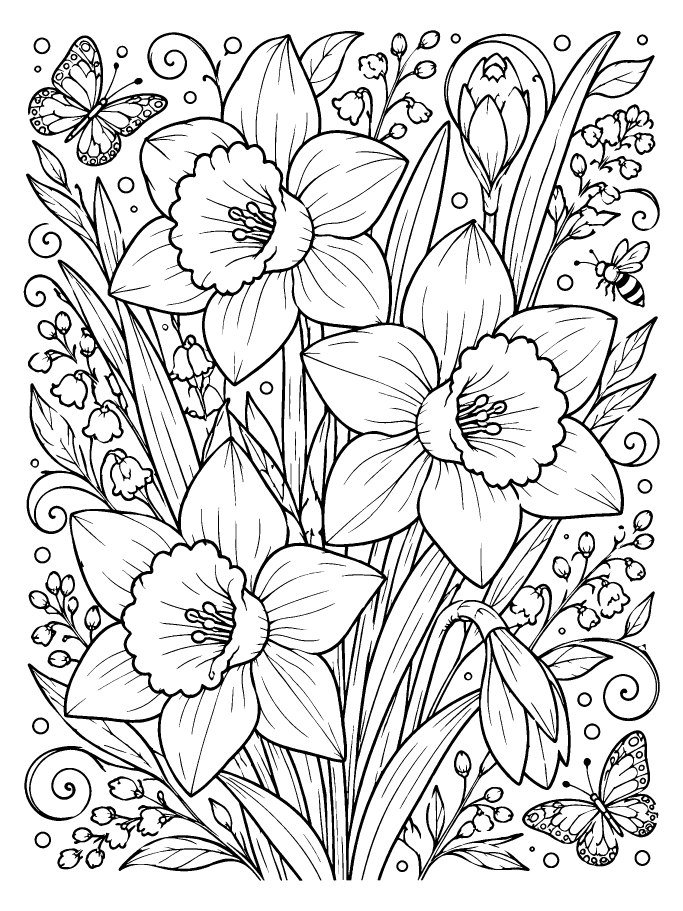
#> input picture pages/flowers/daffodils/daffodil.png, 2048 x 2732 px (shown at 1/3 size)
$ python -i import_pages.py   (imports and definitions only)
#> lines starting #> are read from the running program, lines starting #| are printed output that depends on the picture; after the words box and inside, x2 and y2 are one past the last pixel; in counts of white or black regions, pixels touching at a corner belong together
"""
import_pages.py - turns raw coloring page images into clean pages for the app.

HOW TO USE (see README.md for more):
  1. Put images in   import/<category>/<sub-category>/   e.g. import/Flowers/Roses/
  2. Double-click import-pages.bat   (or run:  python tools/import_pages.py)

For each image it:
  - makes the paper pure white and the lines solid black (no grey haze, no specks),
    with a thin smooth edge on the lines so curves aren't jagged (see EDGE_SOFTNESS)
  - trims empty margins and resizes it to the app's page size
  - thickens lines that are too thin and seals tiny diagonal leaks
  - saves it as a PNG in pages/<category>/<sub-category>/ with a clean name
  - adds it to pages/pages.js (creating the category/sub-category if needed)

Your original images are only READ, never changed, moved or deleted.
"""

import hashlib
import json
import os
import re
import sys
import unicodedata

try:
    import numpy as np
    from PIL import Image, ImageFilter, ImageOps
except ImportError:
    print("This tool needs Pillow and NumPy. Install them with:")
    print("    python -m pip install --user pillow numpy")
    sys.exit(1)

# ---------------------------------------------------------------- SETTINGS --
# Page size in pixels (portrait). Wide pictures get the sideways version.
PAGE_LONG = 2732
PAGE_SHORT = 2048
# Empty white border kept around the drawing, in pixels.
MARGIN = 64
# Black blobs smaller than this many pixels (on the final page) are removed as specks.
# Only blobs that touch nothing else count; dots on a line are part of the line.
# 150 is about a 14-pixel-wide dot. Raise it if specks survive, lower it if real dots
# (like tiny eyes or decorative dots) disappear.
SPECK_AREA = 150
# Lines are "too thin" when less than this share of their pixels is more than
# 1 pixel away from the edge of the line. Thin pages get thickened by 1 pixel per side.
THIN_LINE_RATIO = 0.25
MAX_THICKEN_STEPS = 2
# How soft the edges of the lines are, in pixels. Lines are always solid black through
# the middle; this only smooths their outer edge so curves don't look jagged when zoomed in.
#   0   = hard pixel edges (pure black and white, stair-steps visible when zoomed)
#   0.7 = a thin smooth edge (recommended)
#   1.2 = softer edges
EDGE_SOFTNESS = 0.7
# Skip images that are mostly dark (probably a photo or a colored picture, not line art).
MAX_INK_SHARE = 0.45
# How similar two pages must look to count as duplicates (0 = identical; bigger = looser).
DUPLICATE_DISTANCE = 12
# ----------------------------------------------------------------------------

IMAGE_TYPES = {".png", ".jpg", ".jpeg", ".webp"}

PROJECT = os.path.dirname(os.path.dirname(os.path.abspath(__file__)))
IMPORT_DIR = os.path.join(PROJECT, "import")
PAGES_DIR = os.path.join(PROJECT, "pages")
PAGES_JS = os.path.join(PAGES_DIR, "pages.js")
LOG_FILE = os.path.join(PROJECT, "tools", "import-log.json")
THUMBS_DIR = os.path.join(PROJECT, "thumbs")
THUMB_BOX = (420, 560)  # thumbnails fit inside this many pixels (sharp on the iPad's library cards)
THUMB_SHADES = 4        # shades of grey kept in thumbnails; fewer = smaller files


class Skip(Exception):
    """An image we can't (or shouldn't) import. The message says why."""


# ============================================================ IMAGE CLEANUP ==

def load_gray(path):
    """Opens an image as greyscale, with any see-through parts turned white."""
    try:
        with Image.open(path) as im:
            im = ImageOps.exif_transpose(im)  # phone photos: apply their rotation
            im.load()
    except Exception:
        raise Skip("couldn't be opened (damaged, or not really an image)")
    if im.mode in ("RGBA", "LA", "PA") or (im.mode == "P" and "transparency" in im.info):
        im = im.convert("RGBA")
        white = Image.new("RGBA", im.size, (255, 255, 255, 255))
        white.alpha_composite(im)
        im = white
    return im.convert("L")


def flatten_paper(gray):
    """Estimates the paper's brightness everywhere (ignoring the lines) and divides
    it out, so off-white, yellowed or unevenly lit paper becomes pure white."""
    w, h = gray.size
    small = gray.resize((max(1, w // 8), max(1, h // 8)), Image.BILINEAR)
    small = small.filter(ImageFilter.MaxFilter(7)).filter(ImageFilter.GaussianBlur(4))
    paper = np.asarray(small.resize((w, h), Image.BILINEAR), np.float32)
    # Where the "paper" looks dark, it's really a big black area, not paper: don't brighten it.
    paper = np.maximum(paper, 150)
    pixels = np.asarray(gray, np.float32)
    return np.clip(pixels / paper * 255, 0, 255).astype(np.uint8)


def ink_threshold(pixels):
    """Picks the brightness that best separates lines from paper (Otsu's method)."""
    hist = np.bincount(pixels.ravel(), minlength=256).astype(np.float64)
    levels = np.arange(256)
    w_dark = np.cumsum(hist)
    w_light = w_dark[-1] - w_dark
    sum_dark = np.cumsum(levels * hist)
    mean_dark = sum_dark / np.maximum(w_dark, 1)
    mean_light = (sum_dark[-1] - sum_dark) / np.maximum(w_light, 1)
    spread = w_dark * w_light * (mean_dark - mean_light) ** 2
    return int(min(max(np.argmax(spread), 100), 210))


def remove_specks(ink, max_area):
    """Removes connected black blobs smaller than max_area pixels.

    It looks at each row as a list of black "runs", joins runs that touch the
    runs in the row above (corners count), and adds up each group's size."""
    if max_area < 1:
        return ink
    h, w = ink.shape
    padded = np.zeros((h, w + 2), np.int8)
    padded[:, 1:-1] = ink
    edges = np.diff(padded, axis=1)
    run_row, run_start = np.nonzero(edges == 1)
    _, run_end = np.nonzero(edges == -1)
    n = len(run_row)
    if n == 0:
        return ink

    first_run_of_row = np.searchsorted(run_row, np.arange(h + 1)).tolist()
    starts = run_start.tolist()
    ends = run_end.tolist()
    parent = list(range(n))

    def root(x):
        while parent[x] != x:
            parent[x] = parent[parent[x]]
            x = parent[x]
        return x

    for r in range(1, h):
        i, i_stop = first_run_of_row[r - 1], first_run_of_row[r]
        j, j_stop = first_run_of_row[r], first_run_of_row[r + 1]
        while i < i_stop and j < j_stop:
            if starts[i] <= ends[j] and starts[j] <= ends[i]:  # touching, corners included
                a, b = root(i), root(j)
                if a != b:
                    parent[a] = b
            if ends[i] < ends[j]:
                i += 1
            else:
                j += 1

    roots = np.array([root(k) for k in range(n)])
    area = np.bincount(roots, weights=run_end - run_start, minlength=n)
    cleaned = ink.copy()
    for k in np.nonzero(area[roots] < max_area)[0]:
        cleaned[run_row[k], starts[k]:ends[k]] = False
    return cleaned


def seal_diagonal_leaks(ink):
    """Where two black pixels touch only at their corners, a fill could squeeze
    between them. Blacken one more pixel at each such spot to close it."""
    a = ink[:-1, :-1]
    b = ink[:-1, 1:]
    c = ink[1:, :-1]
    d = ink[1:, 1:]
    sealed = ink.copy()
    sealed[:-1, 1:] |= a & d & ~b & ~c  # "\" pattern: fill the top-right pixel
    sealed[:-1, :-1] |= b & c & ~a & ~d  # "/" pattern: fill the top-left pixel
    return sealed


def thicken_thin_lines(ink):
    """If most lines are only 1-2 pixels wide, grows every line by 1 pixel per side."""
    steps = 0
    for _ in range(MAX_THICKEN_STEPS):
        black = int(ink.sum())
        if black == 0:
            break
        img = Image.fromarray(np.where(ink, 0, 255).astype(np.uint8))
        core = np.asarray(img.filter(ImageFilter.MaxFilter(3))) == 0  # black left after shaving 1px off
        if core.sum() / black >= THIN_LINE_RATIO:
            break
        ink = np.asarray(img.filter(ImageFilter.MinFilter(3))) == 0  # grow lines by 1px
        steps += 1
    return ink, steps


def smooth_edges(ink):
    """Turns the black-and-white page into the final greyscale page: lines stay solid
    black through the middle, with a thin smooth edge so curves don't look jagged.

    Every line pixel stays darker than middle grey, and every paper pixel stays lighter,
    so tap-to-fill (which treats "darker than middle grey" as a line) sees exactly the
    same lines as the pure black-and-white version."""
    if EDGE_SOFTNESS <= 0:
        return Image.fromarray(np.where(ink, 0, 255).astype(np.uint8))
    hard = Image.fromarray(ink.astype(np.uint8) * 255)
    blurred = np.asarray(hard.filter(ImageFilter.GaussianBlur(EDGE_SOFTNESS)), np.float32) / 255
    darkness = np.clip((blurred - 0.5) * 2 + 0.5, 0, 1)  # steepen it: the soft part stays a thin band
    darkness = np.where(ink, np.maximum(darkness, 0.53), np.minimum(darkness, 0.47))
    return Image.fromarray(np.round(255 - darkness * 255).astype(np.uint8))


def clean_page(path):
    """Runs the whole cleanup. Returns (black & white page image, notes list)."""
#> called with path = '../pages/flowers/daffodils/daffodil.png'
    notes = []
    gray = load_gray(path)
#> in load_gray, im is the input picture: PIL image 2048x2732 L; min 0, max 255, mean 217.5
    w, h = gray.size
    if min(w, h) < 300:
        raise Skip(f"too small ({w}x{h} pixels); needs at least 300 on each side")
    if max(w, h) < 1200:
        notes.append(f"low resolution ({w}x{h}), may look soft")
    # Line art is mostly paper, so it's bright on average. Check before the paper is evened out,
    # which would brighten a dark photo too.
    original_dark = (np.asarray(gray) < 128).mean()
#> original_dark = 0.147
    if original_dark > MAX_INK_SHARE:
        raise Skip(f"mostly dark ({original_dark:.0%} dark), doesn't look like line art")

    pixels = flatten_paper(gray)
#> in flatten_paper, `small = gray.resize((max(1, w // 8), max(1, h // 8)), Image.BILINEAR)`:
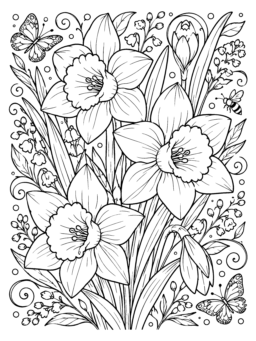
#> small: PIL image 256x341 L; min 0, max 255, mean 217.5
    cutoff = ink_threshold(pixels)
#> in ink_threshold, `hist = np.bincount(pixels.ravel(), minlength=256).astype(np.float64)`: hist = 256 values, max 4668936 at index 255, min 0 at index 1, mean 21856
#> in ink_threshold, `w_dark = np.cumsum(hist)`: w_dark = 256 values from 721214 to 5595136
#> in ink_threshold, `w_light = w_dark[-1] - w_dark`: w_light = 256 values, max 4873922 at index 0, min 0 at index 255, mean 4752791.7
#> in ink_threshold, `sum_dark = np.cumsum(levels * hist)`: sum_dark = 256 values from 0 to 1.22e+09
#> in ink_threshold, `mean_dark = sum_dark / np.maximum(w_dark, 1)`: mean_dark = 256 values from 0 to 217.5
#> in ink_threshold, `mean_light = (sum_dark[-1] - sum_dark) / np.maximum(w_light, 1)`: mean_light = 256 values, max 255 at index 254, min 0 at index 255, mean 253.1
#> in ink_threshold, `spread = w_dark * w_light * (mean_dark - mean_light) ** 2`: spread = 256 values, max 2.48e+17 at index 121, min 0 at index 255, mean 2.42e+17
#> cutoff = 121

    # Find where the drawing is (ignoring specks) so the empty margins can be trimmed.
    preview_scale = min(1.0, 1024 / max(w, h))
    preview = Image.fromarray(pixels).resize(
        (max(1, round(w * preview_scale)), max(1, round(h * preview_scale))), Image.BILINEAR)
    preview_ink = np.asarray(preview) < cutoff
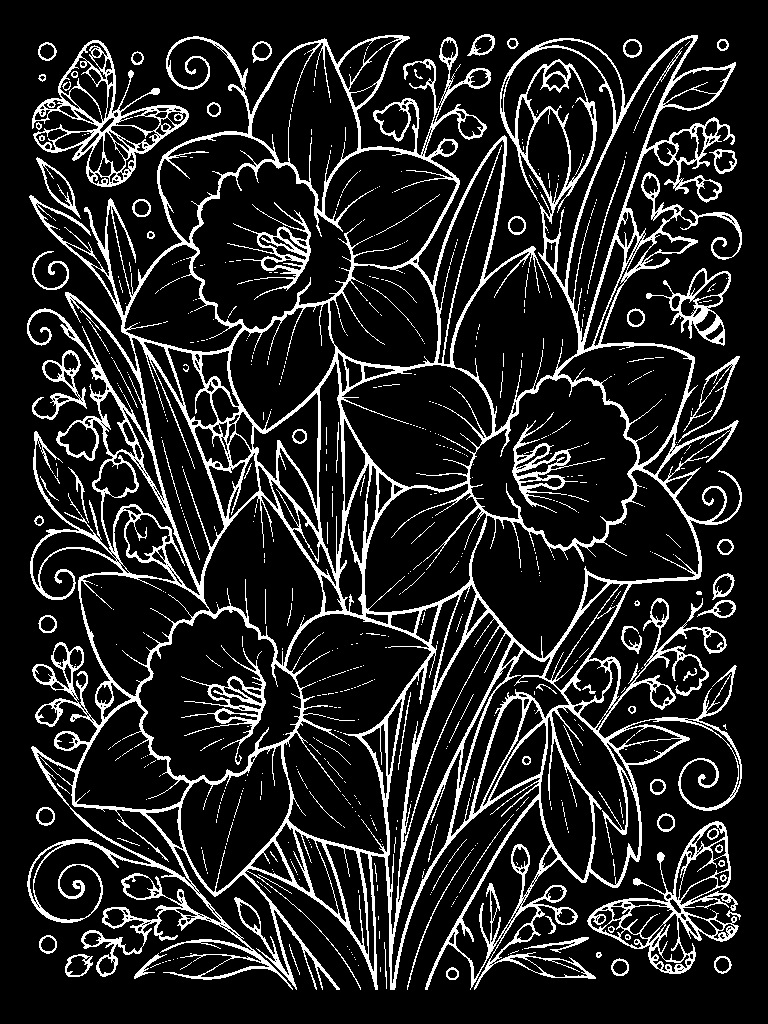
#> preview_ink: shape (1024, 768) bool; 14.2% white in thin lines or dots, all inside (x1, y1, x2, y2) = (27, 34, 742, 990)
    share = preview_ink.mean()
#> share = 0.142
    if share > MAX_INK_SHARE:
        raise Skip(f"mostly dark ({share:.0%} black), doesn't look like line art")
    preview_ink = remove_specks(preview_ink, SPECK_AREA * (1024 / PAGE_LONG) ** 2 + 1)
#> in remove_specks, `n = len(run_row)`: n = 33978
#> in remove_specks, `first_run_of_row = np.searchsorted(run_row, np.arange(h + 1)).tolist()`: first_run_of_row = 1025 values from 0 to 33978
#> in remove_specks, `starts = run_start.tolist()`: starts = 33978 items
#> the loop in remove_specks, `for r in range(1, h):` made 1023 passes
#> (i_stop, j_stop) on passes 1 to 3: (0, 0), (0, 0), (0, 0)
#> the loop in remove_specks, `for k in np.nonzero(area[roots] < max_area)[0]:` made 1776 passes
#> k on passes 1 to 3: 83, 110, 139
#> after the loop in remove_specks, `for k in np.nonzero(area[roots] < max_area)[0]:`:
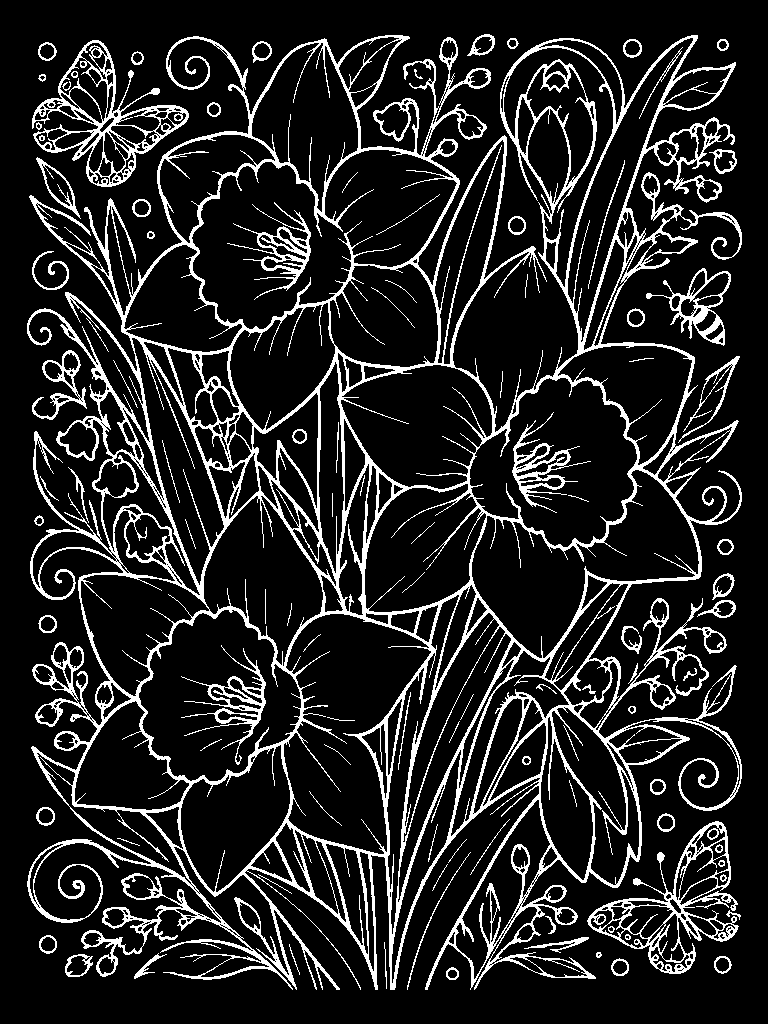
#> cleaned: shape (1024, 768) bool; 14% white in thin lines or dots, all inside (x1, y1, x2, y2) = (27, 34, 742, 990)
    rows = np.nonzero(preview_ink.any(axis=1))[0]
#> rows = 956 values from 34 to 989
    cols = np.nonzero(preview_ink.any(axis=0))[0]
#> cols = 715 values from 27 to 741
    if len(rows) == 0 or preview_ink.sum() < 50:
        raise Skip("looks blank (no lines found)")
    pad = 2
    top = max(0, int((rows[0] - pad) / preview_scale))
#> top = 85
    bottom = min(h, int((rows[-1] + 1 + pad) / preview_scale))
#> bottom = 2646
    left = max(0, int((cols[0] - pad) / preview_scale))
#> left = 66
    right = min(w, int((cols[-1] + 1 + pad) / preview_scale))
#> right = 1984
    drawing = Image.fromarray(pixels[top:bottom, left:right])

    # Resize onto a page with the same shape as the drawing (upright or sideways).
    dw, dh = drawing.size
    page_w, page_h = (PAGE_LONG, PAGE_SHORT) if dw > dh else (PAGE_SHORT, PAGE_LONG)
    scale = min((page_w - 2 * MARGIN) / dw, (page_h - 2 * MARGIN) / dh)
    new_w, new_h = max(1, round(dw * scale)), max(1, round(dh * scale))
    page = Image.new("L", (page_w, page_h), 255)
    page.paste(drawing.resize((new_w, new_h), Image.LANCZOS), ((page_w - new_w) // 2, (page_h - new_h) // 2))

    # Pure black and white, then the cleanup steps.
    ink = np.asarray(page) < cutoff
    ink = remove_specks(ink, SPECK_AREA)
#> call 2 of remove_specks, with max_area = 150
#> in remove_specks (call 2), `edges = np.diff(padded, axis=1)`:
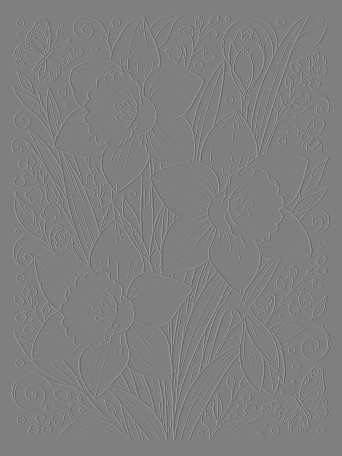
#> edges: shape (2732, 2049) int8 (shown at 1/6 size); min -1, max 1, mean 0; drawn with min black and max white
#> in remove_specks (call 2), `n = len(run_row)`: n = 97279
#> in remove_specks (call 2), `first_run_of_row = np.searchsorted(run_row, np.arange(h + 1)).tolist()`: first_run_of_row = 2733 values from 0 to 97279
#> in remove_specks (call 2), `starts = run_start.tolist()`: starts = 97279 items
#> the loop in remove_specks (call 2), `for k in np.nonzero(area[roots] < max_area)[0]:` made 133 passes
#> k on passes 1 to 4: 8966, 9002, 9040, 9080
    ink, steps = thicken_thin_lines(ink)
#> the loop in thicken_thin_lines, `for _ in range(MAX_THICKEN_STEPS):` made 1 pass
#> black on pass 1: 819178
#> after the loop in thicken_thin_lines, `for _ in range(MAX_THICKEN_STEPS):`: steps = 0
#> steps = 0
    if steps:
        notes.append(f"thin lines thickened by {steps * 2}px")
    ink = seal_diagonal_leaks(ink)

    return smooth_edges(ink), notes
#> in smooth_edges, `blurred = np.asarray(hard.filter(ImageFilter.GaussianBlur(EDGE_SOFTNES..`:
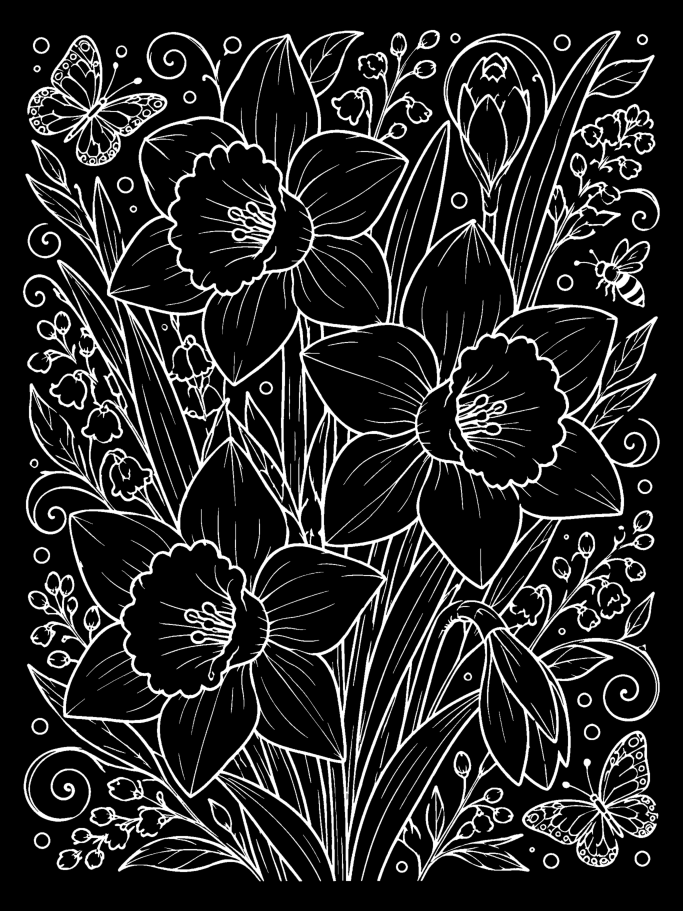
#> blurred: shape (2732, 2048) float32 (shown at 1/3 size); min 0, max 1, mean 0.146


# [5 lines left out: function fingerprint, not called in this run]


def looks_same(a, b):
    return len(a) == len(b) and sum(x != y for x, y in zip(a, b)) <= DUPLICATE_DISTANCE


def file_hash(path):
    with open(path, "rb") as f:
        return hashlib.sha256(f.read()).hexdigest()


# ============================================================ NAMES ==========

FILLER_WORDS = {
    "a", "an", "the", "of", "with", "and", "in", "on", "for", "to", "page", "pages", "coloring",
    "colouring", "book", "adult", "adults", "detailed", "line", "lines", "lineart", "art", "black",
    "white", "printable", "free", "final", "copy", "edited", "version", "hd", "high", "res",
    "quality", "outline", "drawing", "sheet", "style",
}
JUNK_FIRST_WORDS = {
    "chatgpt", "dall", "dalle", "midjourney", "mj", "firefly", "gemini", "leonardo", "image", "img",
    "screenshot", "download", "untitled", "file", "photo", "pxl", "dsc", "scan", "generated",
}


def slugify(text):
    text = unicodedata.normalize("NFKD", text).encode("ascii", "ignore").decode()
    return re.sub(r"[^a-z0-9]+", "-", text.lower()).strip("-")


# [25 lines left out: function nice_page_name, not called in this run]


# Words in import folder names that don't belong in the name she sees.
FOLDER_FILLER = re.compile(
    r"\b(colou?ring\s+(pages?|sheets?|books?|pictures?)|colou?ring|line\s*art|for\s+adults?"
    r"|free\s+printables?|printables?|pages?|sheets?|png|jpe?g|webp)\b", re.I)
SMALL_WORDS = {"a", "an", "and", "the", "of", "in", "on", "or", "to", "with", "for", "at", "by"}


# [35 lines left out: functions display_name, group_key, find_group, not called in this run]


# ============================================================ pages.js =======
# pages.js is JavaScript, so we read it with a tiny reader that understands the
# parts we use: [lists], {objects}, "strings", numbers, comments, trailing commas.

class PagesJsError(Exception):
    pass


class JsReader:
    SPACE = re.compile(r"(?:\s+|//[^\n]*|/\*.*?\*/)+", re.S)
    KEY = re.compile(r"[A-Za-z_$][\w$]*")
    NUMBER = re.compile(r"-?\d+(?:\.\d+)?")

    def __init__(self, text, pos):
        self.s, self.i = text, pos

    def fail(self, what):
        line = self.s.count("\n", 0, self.i) + 1
        raise PagesJsError(f"{what} on line {line} of pages.js")

    # [4 lines left out: function skip_space, not called in this run]

    def peek(self):
        self.skip_space()
        return self.s[self.i] if self.i < len(self.s) else ""

    # [122 lines left out: functions value, string, list_, object_, read_pages_js, check_library and 1 more, not called in this run]


def extra_fields(obj, known):
    return "".join(f", {k}: {js_text(v)}" for k, v in obj.items() if k not in known)


# [24 lines left out: function write_pages_js, not called in this run]


def page_file_name(entry):
    return entry if isinstance(entry, str) else entry.get("file", "")


# ============================================================ MAIN ===========

# [33 lines left out: functions find_images, load_log, save_log, not called in this run]


def thumbnail_path(cat_folder, sub_folder, file_name):
    """Where a page's small preview lives: thumbs/<category>/<sub-category>/<name>.png"""
    return os.path.join(THUMBS_DIR, cat_folder, sub_folder, os.path.splitext(file_name)[0] + ".png")


# [162 lines left out: functions save_thumbnail, make_missing_thumbnails, main, not called in this run]


# [2 lines not run here, left out]

>>> result = clean_page('../pages/flowers/daffodils/daffodil.png')
